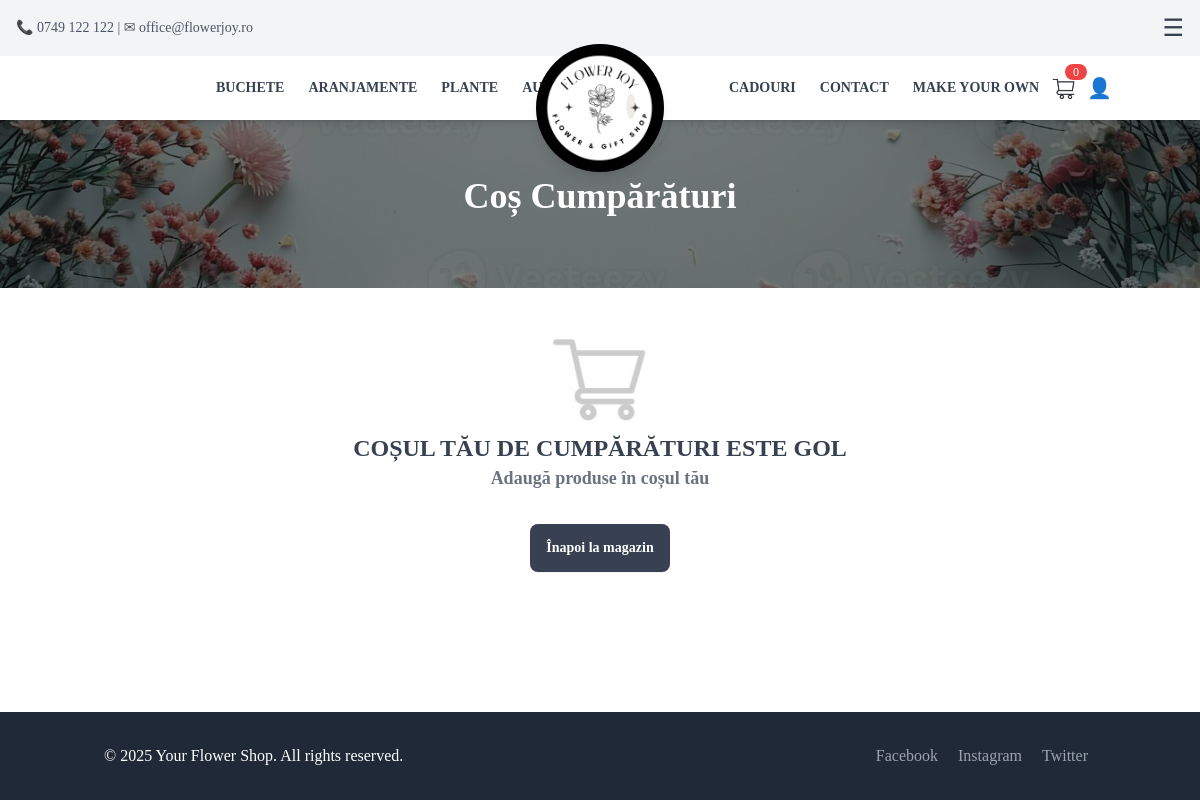
Before: /cart/ with the older database file.
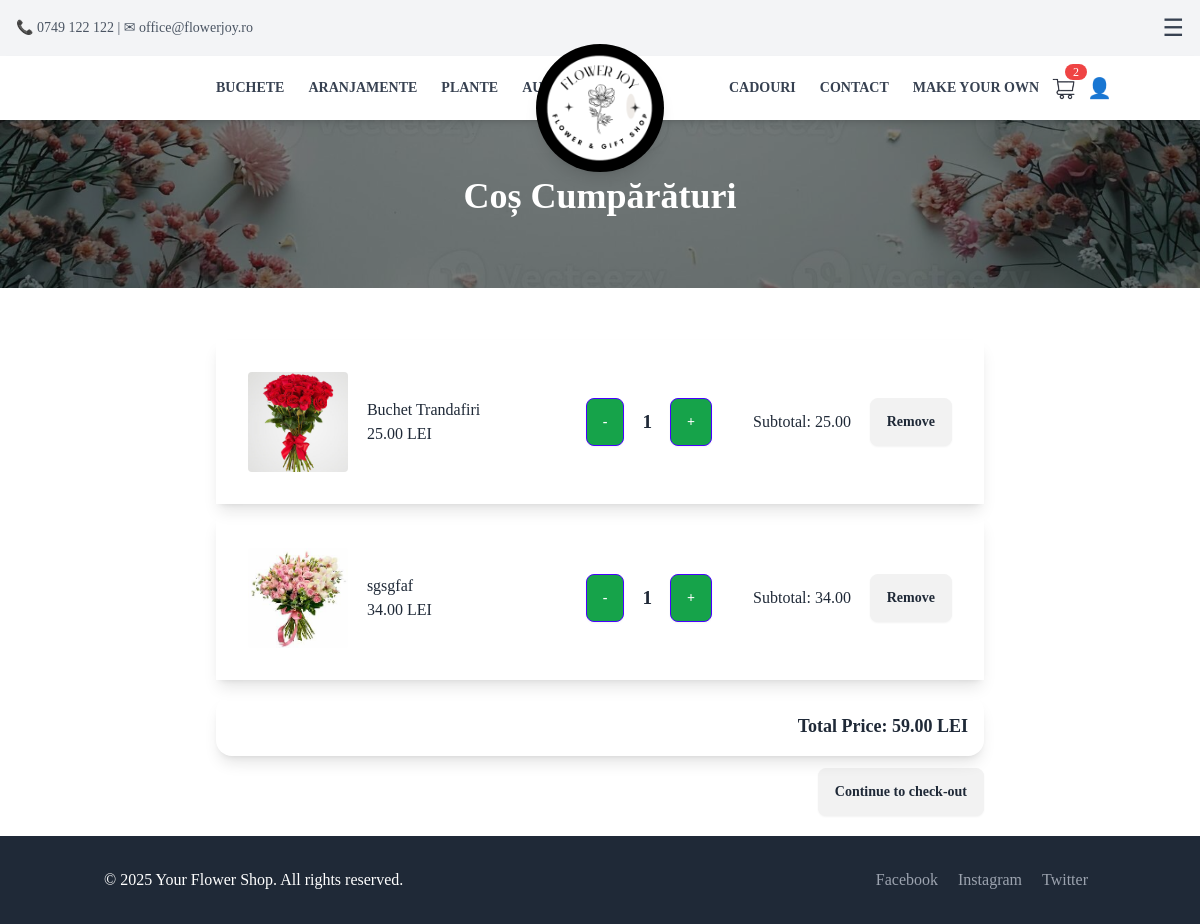
After: the same page with the newer database file.
### App/models.py (models this page shows, shortened)
class CartItem(models.Model):
    user = models.ForeignKey(User, on_delete=models.CASCADE, null=True, blank=True)
    session_id = models.CharField(max_length=255, null=True, blank=True) # Store session ID for anonymous users
    product = models.ForeignKey(Product, on_delete=models.CASCADE)
    quantity = models.PositiveIntegerField(default=1)
    def total_price(self):
        return self.product.price * self.quantity

class Product(models.Model):
    name = models.CharField(max_length=100, null=False, blank=False)
    description = models.TextField()
    category = models.CharField(
        max_length=100,
        choices=[
            ("Flowers", "Flowers"),
            ("Bouquets", "Bouquets"),
            ("Accessories", "Accessories"),
            ("Gifts", "Gifts"),
            ("CustomBouquet", "CustomBouquet"),
        ],
        default="General"
    )
    price = models.DecimalField(max_digits=10, decimal_places=2, null=False, blank=False)
    image = models.ImageField(upload_to="Pictures/", null=False, blank=False)
    created_at = models.DateTimeField(auto_now_add=True, null=False, blank=False)
    is_custom = models.BooleanField(default=False)
    in_store = models.BooleanField(default=False)
    auction_manual = models.BooleanField(default=False)
    auction_start_time = models.DateTimeField(null=True, blank=True)
    auction_floor_price = models.DecimalField(max_digits=10, decimal_places=2, default=10)
    auction_interval_minutes = models.PositiveIntegerField(default=60)
    auction_drop_amount = models.DecimalField(max_digits=6, decimal_places=2, default=5)
    before_auction_price = models.DecimalField(max_digits=10, decimal_places=2, null=False, blank=False, default=0.00)  # Store the price before auction
    bid_submited = models.BooleanField(default=False)  # Track if a bid has been submitted
    number_of_purcheses = models.PositiveIntegerField(default=0)  # Track the number of purchases

### App/views.py (the view)
# urls.py: path('cart/', cart_view, name='cart'),
def cart_view(request):
    if request.user.is_authenticated:
        cart_items = CartItem.objects.filter(user=request.user)
    else:
        session_id = request.session.session_key
        if not session_id:
            request.session.create()
            session_id = request.session.session_key
        cart_items = CartItem.objects.filter(session_id=session_id)
    total_price = sum(item.total_price() for item in cart_items)
    context = {
        'cart_items': cart_items,
        'total_price': total_price
    }
    return render(request, 'cart.html', context)

### App/templates/partials/cart.html (shortened to what this page needs)
{% extends 'base.html' %}
{% block content %}
<section class="relative w-full h-72 bg-cover bg-center" style="background-image: url('/static/bannerCart.jpg');">
    <div class="container mx-auto px-4 py-16 relative z-10 text-white">
        <h1 class="text-4xl font-bold text-center mt-28">Coș Cumpărături</h1>
    </div>
</section>
<div class="container mx-auto px-4 py-8 bg-white">
    {% if cart_items %}
    <div class="container mt-5 max-w-3xl mx-auto">
        {% for cart_item in cart_items %}
        <div id="cart-item-{{ cart_item.id }}" >
            {% include 'partials/cart_item.html' with cart_item=cart_item %}
        </div>
        {% endfor %}
        <div id="total-price-container" class="card shadow-lg p-4 mt-4 text-right">
            <p class="text-lg font-semibold">Total Price: <span id="total-price">{{ total_price }}</span> LEI</p>
        </div>
        <a href=" {% url 'checkout' %} " class="btn btn-warning b-sm mt-3 mb-5 float-right">Continue to check-out</a>
    {% else %}
        <div class="flex justify-center items-center">
            <img src="/static/CartEmpty.jpg" class="h-28" alt="Empty Cart">
        </div>
        <p class="text-center text-2xl font-bold text-gray-700">COȘUL TĂU DE CUMPĂRĂTURI ESTE GOL</p>
        <p class="text-center text-lg font-semibold text-gray-500">Adaugă produse în coșul tău</p>
        <div class="flex justify-center items-center mt-8">
            <a href="{% url 'home' %}" class="btn btn-primary btn-sm bg-gray-700 text-white border-none hover:bg-pink-500">Înapoi la magazin</a>
        </div>
    {% endif %}
    </div>
</div>
{% endblock %}

### App/templates/partials/cart_item.html
<div id="cart-item-{{ cart_item.id }}" class="card-body mb-3 shadow-lg"" hx-target="this" hx-swap="innerHTML">
    <div class="flex justify-between items-center">
        <div class="center">
            {% if not cart_item.product.is_custom %}
            <a href="{% url 'product_detail' pk=cart_item.product.id %}">
            {% endif %}
                <img src="{{ cart_item.product.image.url }}" class="img-fluid rounded" alt="{{ cart_item.product.name }}" style="width: 100px; height: 100px; object-fit: cover;">
            {% if not cart_item.product.is_custom %}
            </a>
            {% endif %}
        </div>
        <div class="center" style="flex: 1; max-width: 200px; text-align: left; padding-right: 10px;">
            <p class="card-text font-medium truncate" style="margin: 0;">{{ cart_item.product.name }}</p>
            <p class="card-text font-medium" style="margin: 0;">{{ cart_item.product.price }} LEI</p>
        </div>
        <div class="flex items-center space-x-2">
            {% if not cart_item.product.bid_submited %}
            <a href="{% url 'decrement_quantity' product_id=cart_item.product.id %}"
               class="btn btn-primary btn-sm center bg-green-600 text-white"
               hx-get="{% url 'decrement_quantity' product_id=cart_item.product.id %}"
               hx-target="#cart-item-{{ cart_item.id }}"
               hx-swap="outerHTML">-</a>
            {%endif %}
            <div class="center" style="padding: 0 10px; text-align: center;">
                <p class="card-text font-bold text-lg" style="margin: 0; font-size: 1.2rem;">{{ cart_item.quantity }}</p>
            </div>
            {% if not cart_item.product.bid_submited %}
            <a href="{% url 'increment_quantity' product_id=cart_item.product.id %}"
               class="btn btn-primary btn-sm center bg-green-600 text-white"
               hx-get="{% url 'increment_quantity' product_id=cart_item.product.id %}"
               hx-target="#cart-item-{{ cart_item.id }}"
               hx-swap="outerHTML">+</a>
            {%endif %}
        </div>
        <div class="center" style="min-width: 120px; text-align: right;">
            <p class="card-text">Subtotal: {{ cart_item.total_price }}</p>
        </div>
        <div class="center">
            <a href="{% url 'remove_from_cart' product_id=cart_item.product.id %}"
               class="btn btn-danger btn-sm"
               hx-get="{% url 'remove_from_cart' product_id=cart_item.product.id %}"
               hx-target="#cart-item-{{ cart_item.id }}"
               hx-swap="outerHTML">Remove</a>
        </div>
    </div>
</div>

Changed rows visible on the page:
added CartItem: product.image (picture), product.name "Buchet Trandafiri", product.price "25.00", quantity "1", total_price "25.00"
added CartItem: product.image (picture), product.name "sgsgfaf", product.price "34.00", quantity "1", total_price "34.00"
Other visible differences:
{{ cart_count }}: "0" → "2"
{{ total_price }}: (not shown) → "59.00"
text no longer shown: "COȘUL TĂU DE CUMPĂRĂTURI ESTE GOL Adaugă produse în coșul tău Înapoi la magazin"
text now shown: "Total Price: LEI Continue to check-out"
